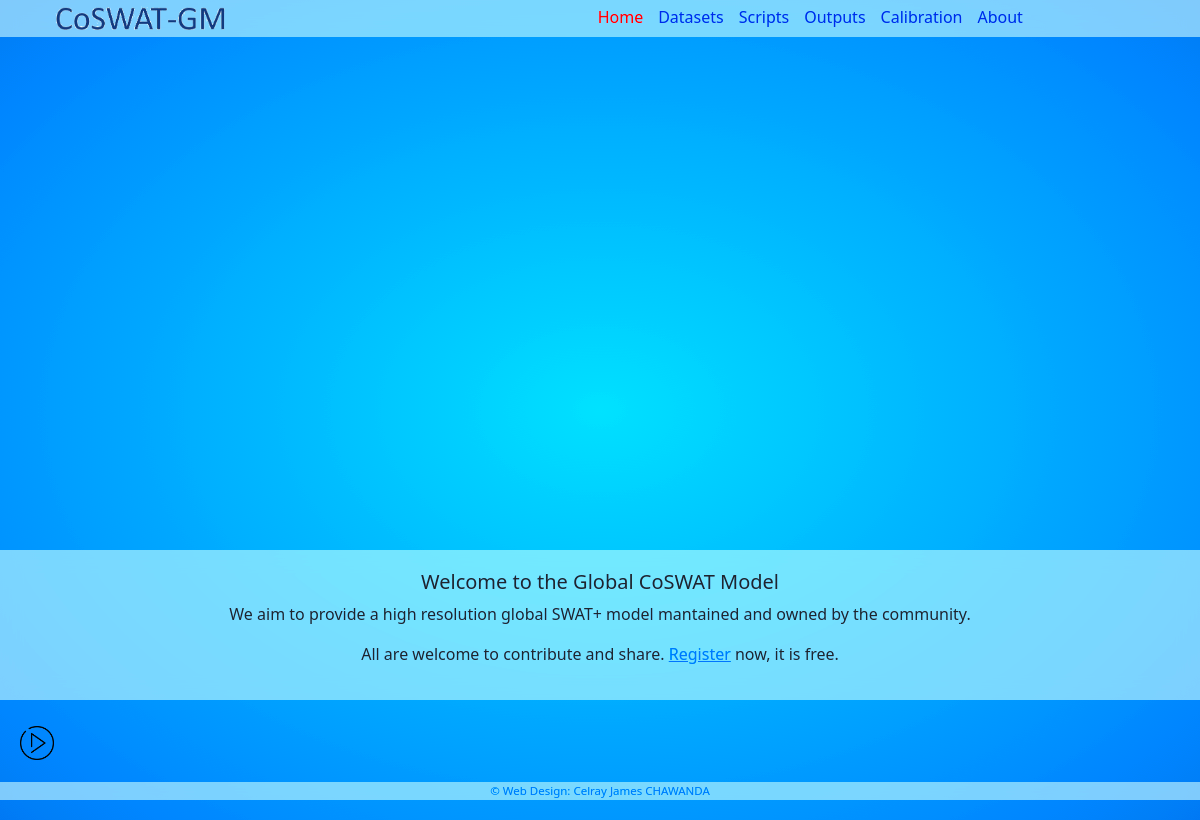
The page / on the database its author committed.
### home/models.py (models this page shows, shortened)
class welcome(models.Model):
    heading     = models.CharField(max_length=100000, null=False, blank=False)
    text        = models.TextField(max_length=100000, null=False, blank=False)
    class Meta:
        ordering        = ('id',)
        verbose_name    = "Welcome Message"

### home/views.py (the view)
# urls.py: path('', views.home_map, name='home_map'),
def home_map(request):
    welcome = models.welcome.objects.all()
    welcome = welcome[0] if len(welcome) > 0 else None
    args = {
        "page_title"        : f"CoSWAT Plus - The Community SWAT+ Model",
        'welcome'           : welcome,
        "index"             : 1,
        "details_pannel"    : True,
        'csrf_token'        : get_token(request)
    }
    response = render(request=request, template_name='showcase.html', context=args)
    return response

### home/templates/showcase.html (shortened to what this page needs)
{% extends 'main-header.html' %}
{% block content %}
        <!DOCTYPE html>
        <html lang="en" id="all_html">
        <head>
            <link rel="stylesheet" href="https://js.arcgis.com/4.22/esri/themes/light/main.css">
            </head>
            <body id="all_body" style="height: calc(100vh - 0px); overflow: hidden;">
                <div id="button-to-reanimate" onclick="rotate_now(); show_pannel()" style="cursor: pointer; position: absolute; left: 20px; bottom: 40px; z-index: 2000; background-image: url(/images/play.png); width: 34px; height: 34px;" class = 'contain-image'></div>
                <div id="viewDiv" style="height: calc(100vh + 20px);"></div>
            </body>
<div id="welcome_pannel"
    style="width: 100%; min-height: 150px; position: absolute; bottom: 100px; text-align: center; padding-top: 20px;"
    class="acrylic">
    <h5>{{welcome.heading}}</h5>
    <div>
        {{welcome.text|safe}}
    </div>
</div>
</html>
{% endblock %}

### assets/css/style.css (style rules this page uses)
.contain-image { background-position: center; background-repeat: no-repeat; background-size: contain; }
.acrylic { backdrop-filter: blur(10px); -webkit-backdrop-filter: blur(5px); background-blend-mode: exclusion; background: rgba(255, 255, 255, .6); }

### home/templates/showcase.html (style rules this page uses)
#all_html, #all_body, #viewDiv { padding: 0; margin: 0; height: 100%; width: 100%; background: radial-gradient(#12bff2,#0269a1); filter: saturate(1.3) drop-shadow(0 0 20px white); }

### rows shown on the page
welcome: heading "Welcome to the Global CoSWAT Model", text "We aim to provide a high resolution global SWAT+ model mantained and owned by the community. All are welcome to contribute and share. Register now, it is free."
